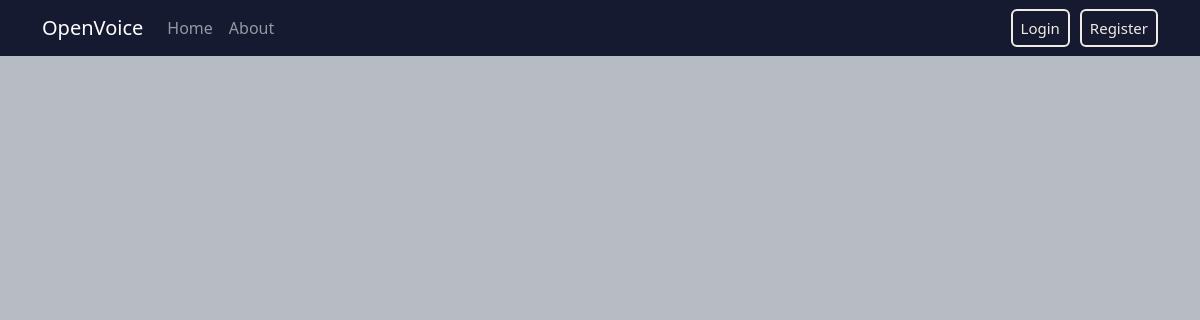
Page /home on the earlier database version.
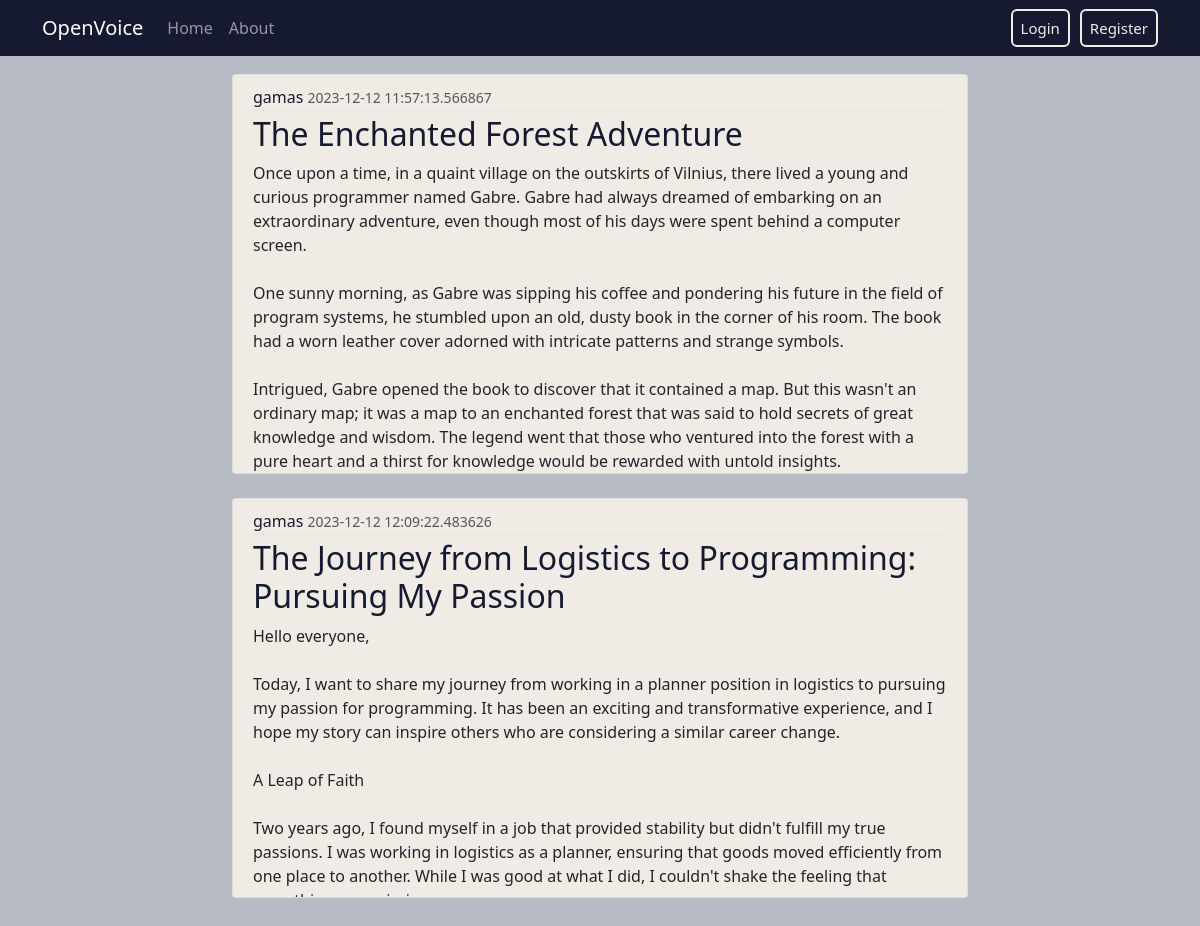
Same page on the later database version.
### main/models.py (models this page shows, shortened)
class Post(db.Model):
  id = db.Column(db.Integer, primary_key=True)
  title =  db.Column(db.String(100), nullable=False)
  date_posted = db.Column(db.DateTime, nullable=False, default=datetime.now)
  content = db.Column(db.Text, nullable=False)
  user_id = db.Column(db.Integer, db.ForeignKey("user.id"), nullable=False)

class User(db.Model, UserMixin):
  id = db.Column(db.Integer, primary_key=True)
  username = db.Column(db.String(20), unique=True, nullable=False)
  email = db.Column(db.String(120), unique=True, nullable=False)
  image_file = db.Column(db.String(20), nullable=False, default="default.png")
  password = db.Column(db.String(60), nullable=False)
  posts = db.relationship("Post", backref="author", lazy=True)

### main/routes.py (the view)
@app.route('/')
@app.route('/home')
def home():
    posts = Post.query.all()
    return render_template('home.html', posts=posts)

### main/templates/home.html
{% extends "layout.html" %}
{% block content %}
        {% for post in posts %}
            <article class="media content-section mt-4">
                <div class="media-body">
                    <div class="article-metadata">
                        <a class="article" href="#">{{ post.author.username }}</a>
                        <small class="text-muted">{{ post.date_posted }}</small>
                    </div>
                    <h2><a class="article" href="#">{{ post.title }}</a></h2>
                    <p class="article-content">{{ post.content }}</p>
                </div>
            </article>
        {% endfor %}
{% endblock %}

### main/templates/layout.html (shortened to what this page needs)
<!DOCTYPE html>
<html lang="en">
<head>
    <link rel="stylesheet" href="../static/style.css">
    <link href="https://cdn.jsdelivr.net/npm/bootstrap@5.3.2/dist/css/bootstrap.min.css" rel="stylesheet">
</head>
<body style="background-color: #B6BBC4;">
    <header class="site-header">
        <nav class="navbar navbar-expand-md navbar-dark bg-steel fixed-top">
            <div class="container">
                <a class="navbar-brand mr-4" href="/">OpenVoice</a>
                <div class="collapse navbar-collapse" id="navbarToggle">
                    <div class="navbar-nav mr-auto">
                        <a class="nav-item nav-link" href="{{ url_for('home') }}">Home</a>
                        <a class="nav-item nav-link" href="{{ url_for('about') }}">About</a>
                    </div>
                    <div class="navbar-nav ms-md-auto">
                        {% if current_user.is_authenticated %}
                            <a class="nav-item nav-link reg" href="{{ url_for('account') }}">Account</a>
                            <a class="nav-item nav-link reg" href="{{ url_for('new_post') }}">New Post</a>
                            <a class="nav-item nav-link reg" href="{{ url_for('logout') }}">Logout</a>
                        {% else %}
                            <a class="nav-item nav-link reg" href="{{ url_for('login') }}">Login</a>
                            <a class="nav-item nav-link reg" href="{{ url_for('register') }}">Register</a>
                        {% endif %}
                    </div>
                </div>
            </div>
        </nav>
    </header>
    <main role="main" class="container">
      <div class="row justify-content-center" style="margin-top: 50px;">
        <div class="col-md-8">
          {% block content %}{% endblock %}
        </div>
      </div>
    </main>
</body>
</html>

### main/static/style.css (style rules this page uses)
body { background: #F0ECE5; color: #161A30; margin-top: 5rem; }
h1, h2, h3, h4, h5, h6 { color: #161A30; }
.bg-steel { background-color: #161A30; }
.site-header .navbar-nav .reg { font-size: 15px; padding: 6px 14px; border: 2px solid #F0ECE5; border-radius: 6px; color: #F0ECE5; text-decoration: none; transition: background-color 0.3s; margin-left: 10px; }
.content-section { background: #F0ECE5; padding: 10px 20px; border: 1px solid #dddddd; border-radius: 3px; margin-bottom: 20px; height: 400px; overflow: auto; }
.article-content { white-space: pre-line; }
.article-metadata { padding-bottom: 1px; margin-bottom: 4px; border-bottom: 1px solid #e3e3e3 }
.article { color: #161A30; text-decoration: none; font-weight: 500; }

Differences in the rows shown:
added Post: author.username "gamas", date_posted "2023-12-12 11:57:13.566867", title "The Enchanted Forest Adventure", content "Once upon a time, in a quaint village on the outskirts of Vilnius, there lived a young and curious programmer named Gabre. Gabre had always dreamed of embarking on an extraordinary adventure, even though most of his days were spent behind a computer screen. One sunny morning, as Gabre was sipping his coffee and pondering his future in the field of program systems, he stumbled upon an old, dusty book in the corner of his room. The book had a worn leather cover adorned with intricate patterns and strange symbols. Intrigued, Gabre opened the book to discover that it contained a map. But this wasn't an ordinary map; it was a map to an enchanted forest that was said to hold secrets of great…"
added Post: author.username "gamas", date_posted "2023-12-12 12:09:22.483626", title "The Journey from Logistics to Programming: Pursuing My Passion", content "Hello everyone, Today, I want to share my journey from working in a planner position in logistics to pursuing my passion for programming. It has been an exciting and transformative experience, and I hope my story can inspire others who are considering a similar career change. A Leap of Faith Two years ago, I found myself in a job that provided stability but didn't fulfill my true passions. I was working in logistics as a planner, ensuring that goods moved efficiently from one place to another. While I was good at what I did, I couldn't shake the feeling that…"
